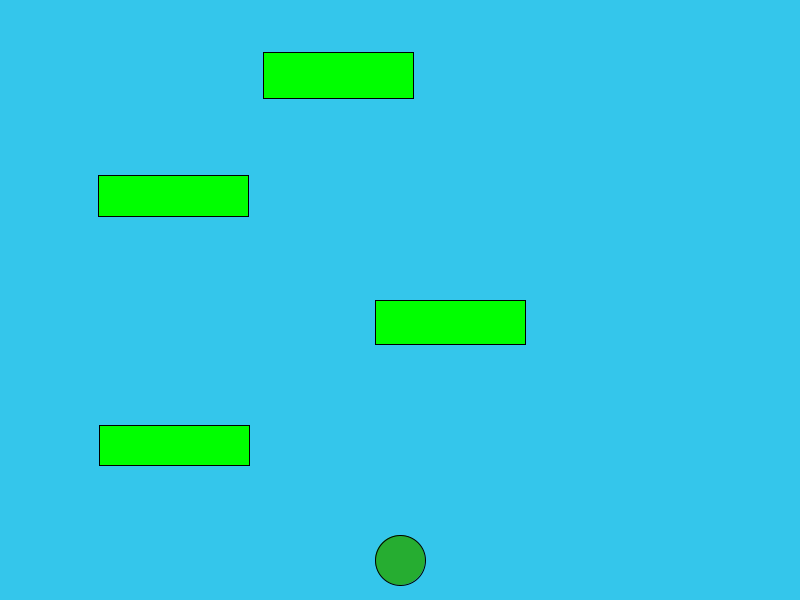
Frame 1 (no input)
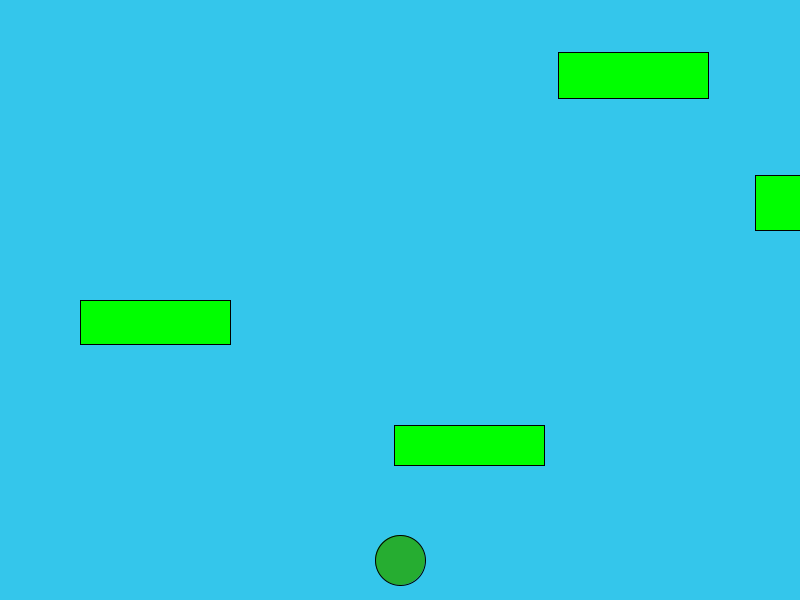
Frame 60 (the mouse pressed at the canvas centre just before this capture)
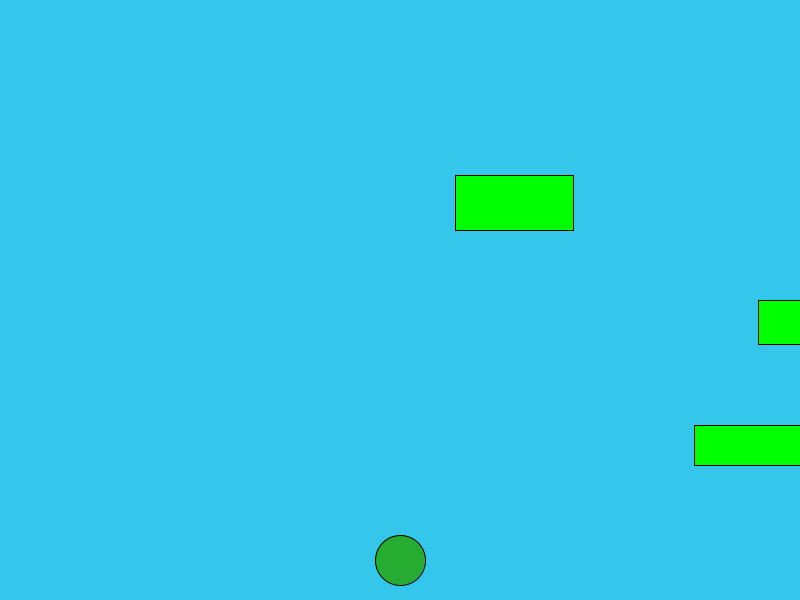
Frame 120 (the mouse held since frame 60 and released just before this capture)

The Processing sketch that drew these frames (run headless with seeded random() and noise(); from frame 60 on, the mouse is pressed at the canvas centre):

// Processing sketch: frogger
// ── frogger.pde
static final int WIDTH = 800;
static final int HEIGHT = 600;
int x = 400;
int y = 560;



int a = (int)random(0,400);
int b = (int)random(0,400);
int c = (int)random(0,400);
int d = (int)random(0,400);

int s = (int) random(0,2);
int t = (int) random(0,2);
int u = (int) random(0,2);
int v = (int) random(0,2);


  Car c1;
  Car c2; 
  Car c3;
  Car c4;

public void settings() {
  size(WIDTH, HEIGHT);
}


public void setup() {
  
c1 = new Car(a,52, 150, 5);
c2 = new Car(b,175, 150, 5);
c3 = new Car(c,300, 150, 5);
c4 = new Car(d,425, 150, 5);
  
}


public void draw() {
  background(52, 198, 235);
  
  if(s == 0){
   c1.moveLeft(); 
  }
  
  if(s == 1){
   c1.moveRight(); 
  }
  
  if(t == 0){
   c2.moveLeft(); 
  }
  
  if(t == 1){
   c2.moveRight(); 
  }
  
  if(u == 0){
   c3.moveLeft(); 
  }
  
  if(u == 1){
   c3.moveRight(); 
  }
  
  if(v == 0){
   c4.moveLeft(); 
  }
  
  if(v == 1){
   c4.moveRight(); 
  }
  
  c1.display();
  c2.display();
  c3.display();
  c4.display();
  
 

  fill(38, 173, 49);
  ellipse(x, y, 50, 50);

if (x <= 25){
  x = 25;
}

if (x >= 775){
  x = 775;
}

if (y <= 25){
  y = 25;
}

if (y >= 575){
  y = 575;
}

if (intersects(c1)){
 y = 600;
 
}
  
  if (intersects(c2)){
 y = 600; 
 
  }
 
 if (intersects(c3)){
 y = 600; 
 
 }
 
 if (intersects(c4)){
 y = 600; 
  
}


}

boolean intersects(Car car) {
 if ((y + 25 > car.getY() && y -25 < car.getY()+car.sizeHeight) &&
                (x + 25 > car.getX() && x - 25 < car.getX()+car.getSizeWidth())) {
   return true;
  }
 else  {
  return false;
 }
}

void keyPressed()
{
  if (key == CODED) {
    if (keyCode == UP)
    {
      //Frog Y position goes up
      y -= 10;
    } else if (keyCode == DOWN)
    {
      //Frog Y position goes down
      y += 10;
    } else if (keyCode == RIGHT)
    {
      //Frog X position goes right
      x += 10;
    } else if (keyCode == LEFT)
    {
      //Frog X position goes left
      x -= 10;
    }
  }
}

class Car{
int cx, cy, sizeWidth, speed;

int getX() {
 return cx;
  
}

int getY() {
  return cy;
  
}

int getSizeWidth(){
 return sizeWidth; 
  
}

int getSpeed(){
 return speed; 
  
}

int getSizeHeight(){
 return sizeHeight; 
  
}
  

int sizeHeight = (int)random(40,60);

void display()
  {
    fill(0,255,0);
    rect(cx , cy,  sizeWidth, sizeHeight);
  }

void moveRight(){
 
  cx += speed;
  if (cx >= 800){
   cx = -sizeWidth; 
   speed = (int)random(3,10);
   sizeWidth = (int)random(50,200);
  sizeHeight = (int)random(25,75);
  }
}

void moveLeft(){
  
  
  cx -= speed;
 if (cx <= -sizeWidth){
   
  cx = 800;
   speed = (int)random(3,10);
   sizeWidth = (int)random(50,200);
  sizeHeight = (int)random(25,75);
  
 }
  
}

Car(int cx, int cy, int sizeWidth, int speed){
  
 

  
  this.cx = cx;
  this.cy = cy;
  this.sizeWidth = sizeWidth;
  this.speed = speed;
  
  
}


  
}
